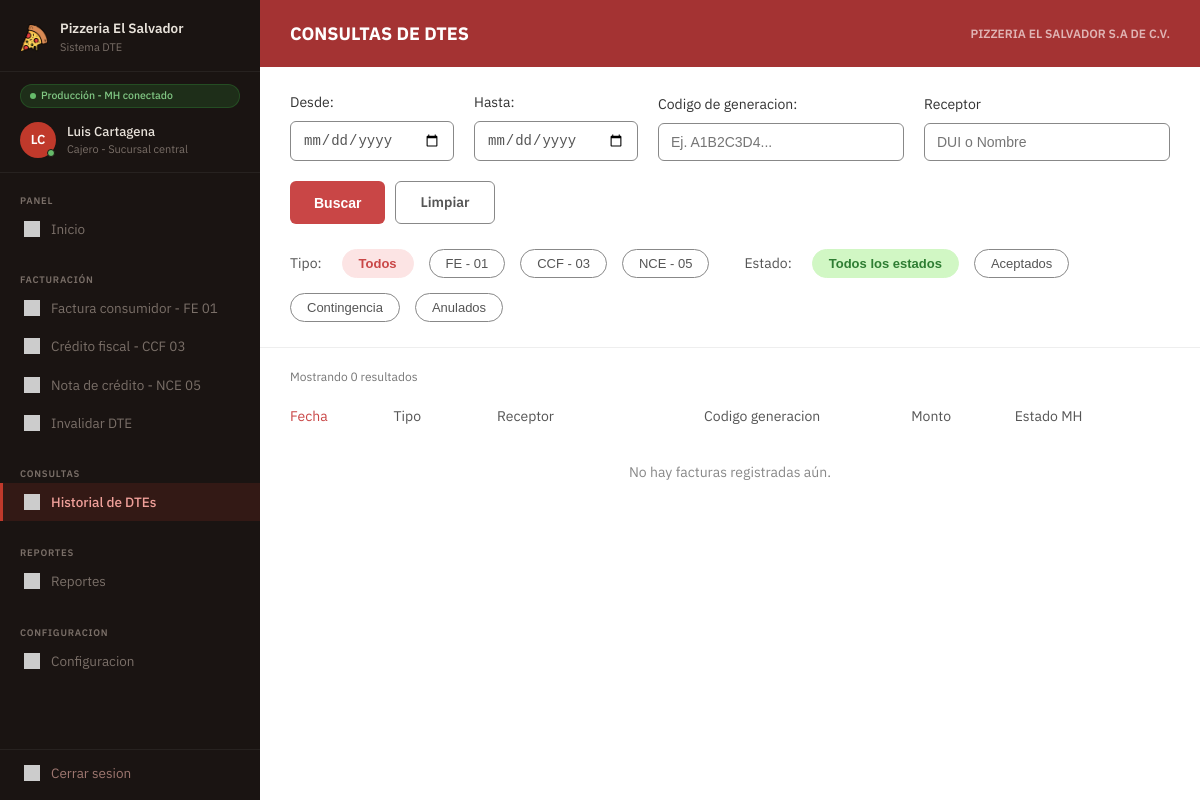
Before: /historial_dte.php (signed in) with the older database file.
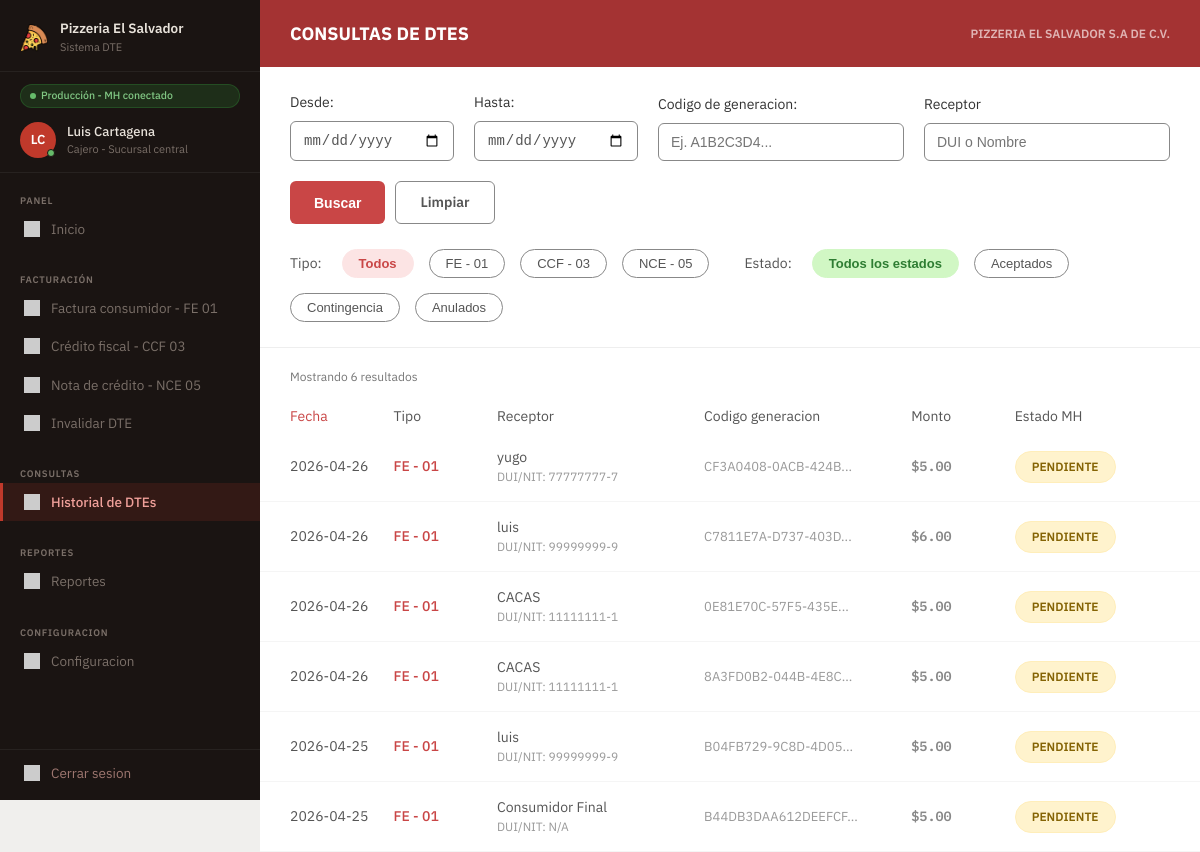
After: the same page with the newer database file.
### tables this page shows
CREATE TABLE `factura` (
  `id_factura` int NOT NULL AUTO_INCREMENT,
  `id_receptor` int DEFAULT NULL,
  `codigo_generacion` char(36) NOT NULL,
  `numero_control` varchar(31) NOT NULL,
  `tipo_dte` char(2) NOT NULL DEFAULT '01',
  `ambiente` char(2) NOT NULL DEFAULT '00',
  `fecha_emision` date NOT NULL,
  `hora_emision` time NOT NULL,
  `condicion_pago` int NOT NULL DEFAULT '1',
  `total_no_sujeto` decimal(16,2) NOT NULL DEFAULT '0.00',
  `total_exento` decimal(16,2) NOT NULL DEFAULT '0.00',
  `total_gravado` decimal(16,2) NOT NULL DEFAULT '0.00',
  `sub_total` decimal(16,2) NOT NULL DEFAULT '0.00',
  `iva_retenido` decimal(16,2) NOT NULL DEFAULT '0.00',
  `retencion_renta` decimal(16,2) NOT NULL DEFAULT '0.00',
  `monto_total` decimal(16,2) NOT NULL DEFAULT '0.00',
  `total_iva` decimal(16,2) NOT NULL DEFAULT '0.00',
  `total_letras` varchar(200) NOT NULL,
  `firma_digital` text,
  `sello_recibido` varchar(50) DEFAULT NULL,
  `estado_mh` varchar(20) NOT NULL DEFAULT 'PENDIENTE',
  `codigo_msg` varchar(3) DEFAULT NULL,
  `descripcion_msg` varchar(500) DEFAULT NULL,
  `modo_contingencia` tinyint(1) NOT NULL DEFAULT '0',
  `intentos_envio` int NOT NULL DEFAULT '0',
  `fecha_registro` datetime NOT NULL DEFAULT CURRENT_TIMESTAMP,
  `fecha_envio` datetime DEFAULT NULL,
  `fecha_respuesta` datetime DEFAULT NULL,
  PRIMARY KEY (`id_factura`),
  UNIQUE KEY `uq_cod_gen` (`codigo_generacion`),
  UNIQUE KEY `uq_num_ctrl` (`numero_control`),
  KEY `fk_fact_dte` (`tipo_dte`),
  KEY `fk_factura_receptor` (`id_receptor`),
  CONSTRAINT `fk_fact_dte` FOREIGN KEY (`tipo_dte`) REFERENCES `cat_tipo_dte` (`codigo`),
  CONSTRAINT `fk_factura_receptor` FOREIGN KEY (`id_receptor`) REFERENCES `receptor` (`id_receptor`),
  CONSTRAINT `chk_estado_mh` CHECK ((`estado_mh` in (_utf8mb4'PENDIENTE',_utf8mb4'ACEPTADO',_utf8mb4'RECHAZADO',_utf8mb4'ANULADO',_utf8mb4'CONTINGENCIA')))
);

CREATE TABLE `receptor` (
  `id_receptor` int NOT NULL AUTO_INCREMENT,
  `tipo_documento` char(2) DEFAULT NULL,
  `num_documento` varchar(20) DEFAULT NULL,
  `nrc` varchar(8) DEFAULT NULL,
  `nombre` varchar(250) NOT NULL,
  `dir_departamento` char(2) NOT NULL,
  `dir_municipio` char(2) NOT NULL,
  `dir_complemento` varchar(200) DEFAULT NULL,
  `telefono` varchar(30) DEFAULT NULL,
  `cod_actividad` char(5) DEFAULT NULL,
  `correo` varchar(100) DEFAULT NULL,
  `usuario` varchar(50) DEFAULT NULL,
  `contrasena_hash` varchar(255) DEFAULT NULL,
  `activo` tinyint(1) DEFAULT '1',
  `fecha_registro` datetime DEFAULT CURRENT_TIMESTAMP,
  PRIMARY KEY (`id_receptor`),
  UNIQUE KEY `usuario` (`usuario`),
  KEY `fk_doc` (`tipo_documento`),
  KEY `fk_mun` (`dir_municipio`,`dir_departamento`),
  KEY `fk_act` (`cod_actividad`),
  CONSTRAINT `fk_act` FOREIGN KEY (`cod_actividad`) REFERENCES `cat_actividad_economica` (`codigo`),
  CONSTRAINT `fk_doc` FOREIGN KEY (`tipo_documento`) REFERENCES `cat_tipo_documento` (`codigo`),
  CONSTRAINT `fk_mun` FOREIGN KEY (`dir_municipio`, `dir_departamento`) REFERENCES `cat_municipio` (`codigo`, `codigo_depto`)
);

### historial_dte.php (the view, shortened to what the changed rows need)
<?php
$db = new Database();
$conn = $db->getConnection();
$sql = "SELECT
            f.tipo_dte,
            r.nombre AS receptor_nombre,
            r.num_documento AS receptor_doc,
            f.numero_control,
            f.codigo_generacion,
            f.monto_total,
            f.estado_mh,
            f.fecha_registro,
            f.fecha_emision,
            f.hora_emision,
            f.sello_recibido,
            f.descripcion_msg,
            f.total_iva,
            f.iva_retenido,
            f.retencion_renta
        FROM factura f
        LEFT JOIN receptor r ON f.id_receptor = r.id_receptor
        WHERE 1=1";
$sql .= " ORDER BY f.fecha_emision DESC, f.hora_emision DESC";
$stmt = $conn->prepare($sql);
$stmt->execute();
$result = $stmt->get_result();
$facturas = [];
if ($result) {
    while ($row = $result->fetch_assoc()) {
        $facturas[] = $row;
    }
}
?>
<!DOCTYPE html>
<html lang="es">
<head>
    <link rel="stylesheet" href="css/style.css">
</head>
<body>
<div class="layout">
    <div class="main-content" style="background-color: #fff;">
        <div class="historial-topbar">
            <h1>Consultas de DTEs</h1>
            <span class="company-name">Pizzeria El Salvador S.A de C.V.</span>
        </div>
        <form method="GET" action="historial_dte.php" class="filters-container" id="formFiltros">
            <div class="filters-grid">
            </div>
            <div class="pills-row">
            </div>
        </form>
        <div class="results-info">Mostrando <?= count($facturas) ?> resultados</div>
        <div class="table-header">
            <div class="sortable">Fecha</div>
            <div>Tipo</div>
            <div>Receptor</div>
            <div>Codigo generacion</div>
            <div>Monto</div>
            <div>Estado MH</div>
        </div>
        <?php if(empty($facturas)): ?>
            <div style="padding: 30px; text-align: center; color: #888;">No hay facturas registradas aún.</div>
        <?php else: ?>
            <?php foreach ($facturas as $index => $fac):
                $tipoLabel = ($fac['tipo_dte'] == '01') ? 'FE - 01' : 'CCF - 03';
                $badgeClass = ($fac['estado_mh'] == 'ACEPTADO') ? 'badge-aceptado' : 'badge-pendiente';
                $fechaEmi = date("Y-m-d", strtotime($fac['fecha_emision']));
            ?>
            <div class="row-item" onclick="toggleDetails(<?= $index ?>)">
                <div><?= htmlspecialchars($fechaEmi) ?></div>
                <div class="td-tipo"><?= $tipoLabel ?></div>
                <div class="td-receptor">
                    <?= htmlspecialchars($fac['receptor_nombre'] ?? 'Consumidor Final') ?>
                    <span class="dui">DUI/NIT: <?= htmlspecialchars($fac['receptor_doc'] ?? 'N/A') ?></span>
                </div>
                <div class="td-codigo"><?= htmlspecialchars(substr($fac['codigo_generacion'], 0, 18)) ?>...</div>
                <div class="td-monto">$<?= number_format($fac['monto_total'], 2) ?></div>
                <div><span class="<?= $badgeClass ?>"><?= htmlspecialchars($fac['estado_mh']) ?></span></div>
            </div>
            <?php endforeach; ?>
        <?php endif; ?>
    </div>
</div>
</body>
</html>

Changed rows visible on the page:
added factura: fecha_emision "2026-04-26", tipo_dte "FE - 01", id_receptor.nombre "yugo", id_receptor.num_documento "77777777-7", codigo_generacion "CF3A0408-0ACB-424B", monto_total "5.00", estado_mh "PENDIENTE"
added factura: fecha_emision "2026-04-26", tipo_dte "FE - 01", id_receptor.nombre "luis", id_receptor.num_documento "99999999-9", codigo_generacion "C7811E7A-D737-403D", monto_total "6.00", estado_mh "PENDIENTE"
added factura: fecha_emision "2026-04-26", tipo_dte "FE - 01", id_receptor.nombre "CACAS", id_receptor.num_documento "11111111-1", codigo_generacion "0E81E70C-57F5-435E", monto_total "5.00", estado_mh "PENDIENTE"
added factura: fecha_emision "2026-04-26", tipo_dte "FE - 01", id_receptor.nombre "CACAS", id_receptor.num_documento "11111111-1", codigo_generacion "8A3FD0B2-044B-4E8C", monto_total "5.00", estado_mh "PENDIENTE"
added factura: fecha_emision "2026-04-25", tipo_dte "FE - 01", id_receptor.nombre "luis", id_receptor.num_documento "99999999-9", codigo_generacion "B04FB729-9C8D-4D05", monto_total "5.00", estado_mh "PENDIENTE"
added factura: fecha_emision "2026-04-25", tipo_dte "FE - 01", receptor_nombre "Consumidor Final", receptor_doc "N/A", codigo_generacion "B44DB3DAA612DEEFCF", monto_total "5.00", estado_mh "PENDIENTE"
Other visible differences:
count($facturas): "0" → "6"
text no longer shown: "No hay facturas registradas aún."
